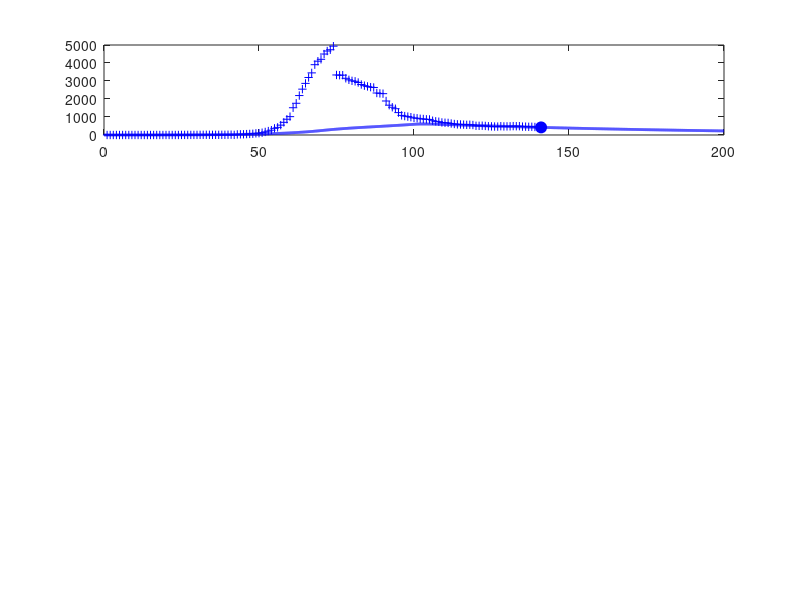

The MATLAB source for this figure: (Note: this script raises an error after producing the figure.)
% svr19AUS.m

% Revised:  2020 04 05

% Mathemtatical model for the spread of the covid19 virus
% Model for GLOBAL spread of virus
% Model for CHINA spread of virus: download svr19CHINA.m
% Data from https://www.worldometers.info/coronavirus/
% Date file:  covid19.mat  variable covid19
% Model specified by the variables in the INPUT SECTION of the Script

% DOING PHYSICS WITH MATLAB: 
%   https://d-arora.github.io/Doing-Physics-With-Matlab/
% Documentation
%   http://www.physics.usyd.edu.au/teach_res/mp/doc/sird19E.htm
% Download Scripts
%   http://www.physics.usyd.edu.au/teach_res/mp/mscripts/

% Ian Cooper
% email: matlabvisualphysics@gmail.com
% Matlab 2019b

% Populations: Data d / Model
% Susceptible individuals:  Sd  S
% Active infections (currently infected);  Id  I
% Recovered:  Rd  R
% Dead:  Dd  D

close all
clear
clc

global Imax Rmax Dmax ITmax Smax

load('covid19.mat')

% DATA: variable covid19
% Col 1: World   Id   Currently Infected Cases
% Col 2: World   Rd   Recovered
% Col 3: World   Dd   Deaths

% Data for China with Script svr19CHINA.m
% Col 4: China    Total infected cases
% Col 5: China    Currently Infected Cases
% Col 6: China    Deaths
% Col 7: USA      Total infected cases
% Col 8: USA      Currently infected cases
% Col 9: USA      Deaths
% Col 10: AUST    Total infected cases
% Col 11: AUST    Currently infected cases
% Col 12: AUST    Deaths
% Col 13: INDIA   Total infected cases
% Col 14: INDIA   Currently infected cases
% Col 15: INDIA   Deaths


% Model: number of time steps 
  num = 5000;

% *********************************************************************  
% INPUTS: Model Parameters
% ********************************************************************* 

% Maximum number of days for model   [200]
  tMax = 200;
% Initial number of infections   [0.004] 
  I = zeros(num,1);
  I(1) = 0.004;
% Adjustible model parameters  
% S --> I  [0.38] 
  a = 0.1;
% I --> R  [0.036]
  b = 0.01;
% I --> D  [0.0025]
  d = 0.0006;

% See SETUP for input of surge factors

% *********************************************************************  
% SETUP
% ********************************************************************* 
  
% DATA: Id Rd Dd / Number of data days for COVID19  
  Ndays  = find(covid19 == 0,1) - 1;  
  Idtot  = covid19(1:Ndays,10);
  Id     = covid19(1:Ndays,11);
  Dd     = covid19(1:Ndays,12);

% Model: S  D  R  
  S = zeros(num,1);
  D = zeros(num,1);
  R = zeros(num,1);
  
% Model: Initial values for populations
  S(1) = 1;
  D(1) = 0;
  R(1) = 0;   
  
% TIME [days]
  t = linspace(0,tMax,num)';
  dt = t(2) - t(1);

  
% SURGE FACTORS
  s = zeros(num,1);
  for n = 1:num-1
    if t(n) > 30; s(n) = 0.08; end
    if t(n) > 70; s(n) = 0.03; end
    if t(n) > 100; s(n) = 0.0; end
  end

   
% *********************************************************************  
% MODEL: Time Evolution
% ********************************************************************* 
 
for n = 1:num-1
  dS = -a*S(n)*I(n)*dt;
  dI = -dS;
  I(n+1) = I(n) + dI;
  dR = b*I(n)*dt;
  dD = d*I(n)*dt;
  surge = s(n)*I(n)*dt;
  R(n+1) = R(n)+ dR;
  D(n+1) = D(n) + dD;
  S(n+1) = S(n) + dS + surge;
  I(n+1) = I(n+1) - dR - dD;
end

% Scaling I, R and D values at day specified by t_index 
%   I(27) = Id(27)
  t_index = Ndays;
  index = find(t > t_index,1);
  f = Id(t_index)./ I(index);

% Scale populations
  I = f.*I;
  R = f.*R;
  D = f*D;
  
  Imax = max(I);
  Rmax = max(R);
  Dmax = max(D);
  Smax = max(S);
  
% Model: total population that has been infected;  
  Itot = I + R + D;
  ITmax = max(Itot);
  
% Data
  Rd = Idtot - Id - Dd;
  Idmax = max(Id);
  Rdmax = max(Rd);
  Ddmax = max(Dd);
  ITdmax = max(Idtot);
  
% Percentages: model
  pI = 100*I(end) / Itot(end);
  pR = 100*R(end) / Itot(end);
  pD = 100*D(end) / Itot(end);
  
% Percentages: Data
  pId = 100*Id(end) / Idtot(end);
  pRd = 100*Rd(end) / Idtot(end);
  pDd = 100*Dd(end) / Idtot(end);

  
  
% *********************************************************************  
% GRAPHICS
% ********************************************************************* 

figure(1)
  set(gcf,'units','normalized');
  set(gcf,'position',[0.02 0.05 0.3 0.75]);
  set(gcf,'color','w');

subplot(4,1,1)  % INFECTIONS
    xP = 1: Ndays;
    yP = Id;
    plot(xP,yP,'b+')   
    hold on
    
    xP = t_index; yP = Id(t_index);
    plot(xP,yP,'bo','markerfacecolor','b','markersize',8)
    
    xP = t; yP = I;
    plot(xP,yP,'b','linewidth',2)

    plotMonths(1)
       
    grid on
    title('Active Infections  I')
    ylabel('I','FontName','Times New Roman')  
    set(gca,'fontsize',12)
  
    
subplot(4,1,2)   % RECOVERIES
    xP = 1: Ndays;
    yP = Rd; 
    plot(xP,yP,'k+')
    hold on
 
    xP = t_index; yP = Rd(t_index);
    plot(xP,yP,'ko','markerfacecolor','k','markersize',8)
    
    xP = t; yP = R;
    plot(xP,yP,'k','linewidth',2)
    
    plotMonths(2)    
    
    grid on
    ylabel('R')
    title('Recoveries  R')
    set(gca,'fontsize',12)
   
 subplot(4,1,3)    % DEATHS
    xP = 1: Ndays;
    yP = Dd; 
    plot(xP,yP,'r+')
    hold on
 
    xP = t_index; yP = Dd(t_index);
    plot(xP,yP,'ro','markerfacecolor','r','markersize',8)
    
    xP = t; yP = D;
    plot(xP,yP,'r','linewidth',2)
    
    plotMonths(3)
    grid on
    
    ylabel('D')
    title('Deaths  D')
    set(gca,'fontsize',12)   
    
 subplot(4,1,4)   % Total infections
 
    th = 5;
    k = log(2)/th;
    v0 = 177400/exp(k*60);
    v = v0.*exp(k*(t-35));
   % v(v > ITmax) = ITmax;
    
    xP = t(1:2500);
    yP = v(1:2500);
    plot(xP,yP,'r','linewidth',1.2)
    ylim([0 1.2*ITmax])
    hold on
 
    xP = 1: Ndays;
    yP = Idtot; 
    plot(xP,yP,'b+')
    hold on
    xP = t; yP = Itot;
    plot(xP,yP,'b','linewidth',2)
    
    plotMonths(4)
    
    grid on
    xlabel('days elapsed')
    ylabel('I_{tot}','FontName','Times New Roman')
    title('Total Infections I_{tot}');
    set(gca,'fontsize',12) 
    

figure(2)
   set(gcf,'units','normalized');
   set(gcf,'position',[0.60 0.05 0.25 0.25]);
   set(gcf,'color','w');

   fig = figure(2);
   left_color = [0 0 0];
   right_color = [1 0 1];
   set(fig,'defaultAxesColorOrder',[left_color; right_color]);
   
    hold on
    plotMonths(5)   
        
    hold on
    yyaxis left
    xP = t; yP = S;
    plot(xP,yP,'k','linewidth',2)
    grid on
    xlabel('days elapsed')
    ylabel('Susceptible population  S') 
      
    yyaxis right
    xP = t; yP = s;
    plot(xP,yP,'m','linewidth',1)
    grid on
    ylabel('surge factor  s') 
        
    set(gca,'fontsize',12)    
    box on

    
figure(7)
   set(gcf,'units','normalized');
   set(gcf,'position',[0.33 0.05 0.25 0.35]);
   set(gcf,'color','w');

   xlim([0 120])
   ylim([0 250])
   hh = 250; dh = -25;
   
   txt = 'Start date:  22 January 2020';
   Htext = text(0,hh,txt,'fontsize',12);
   set(Htext,'color','k')
   
   hh = hh+dh;
   txt = 'Model Parameters';
   text(0,hh,txt,'fontsize',12)
   
   hh = hh+dh;
   txt = sprintf('I(0) = %3.0f   a = %2.3f   b = %2.3f   d = %2.3f', ...
       I(1),a,b,d);
   text(0,hh,txt,'fontsize',12)
      
   hh = hh+2*dh; 
   txt = 'DATA';
   text(0,hh,txt,'fontsize',12)
   
    z = datenum([2020 1 22]);
    z = z + Ndays-1;
    z = datetime(z,'ConvertFrom','datenum');
    z.Format = 'dd-MMM-yyyy';
    txt = cellstr(z) ; 
    text(20,hh,txt,'fontsize',12)
    
   hh = hh+dh;
   z1 = Id(end); z2 = Rd(end); z3 = Dd(end); z4 = z1+z2+z3;  
   txt = sprintf('I = %5.0f    R = %5.0f    D = %5.0f    I_{tot} = %5.0f', z1,z2,z3,z4);
   text(6,hh,txt,'fontsize',12)
   
    % Recoveries and Deaths
    pR = 100*Rd(end)/(Rd(end)+Dd(end));
    pD = 100*Dd(end)/(Rd(end)+Dd(end));
    hh = hh+dh;
    txt = sprintf('percent: Active = %2.1f  Recoveries = %2.1f    Deaths = %2.1f   ',pId,pRd,pDd);
    text(2,hh,txt,'fontsize',12)  
   
   hh = hh+2*dh; 
   txt = 'MODEL PREDICTIONS';
   text(0,hh,txt,'fontsize',12)
   
    z = datenum([2020 1 22]);
    z = z + tMax;
    z = datetime(z,'ConvertFrom','datenum');
    z.Format = 'dd-MMM-yyyy';
    txt = cellstr(z) ; 
    text(60,hh,txt,'fontsize',12)
   
   hh = hh+dh;
    z1 = I(end); z2 = R(end); z3 = D(end); z4 = z1+z2+z3;  
    txt = sprintf('I = %5.0f    R = %5.0f    D = %5.0f    I_{tot} = %5.0f', z1,z2,z3,z4);
    text(6,hh,txt,'fontsize',12)

   hh = hh+dh;
    txt = 'Peak';
    text(10,hh,txt,'fontsize',12)
    z = find(I == Imax,1);
    z = t(z) + datenum([2020 1 22]);
    z = datetime(z,'ConvertFrom','datenum');
    z.Format = 'dd-MMM-yyyy';
    txt = cellstr(z) ; 
    text(30,hh,txt,'fontsize',12)
   
    txt = sprintf('I_{peak} = %5.0f',Imax);
    text(70,hh,txt,'fontsize',12)
   
    hh = hh+dh;
    txt = sprintf('percent: Active = %2.1f  Recoveries = %2.1f    Deaths = %2.1f   ',pI,pR,pD);
    text(2,hh,txt,'fontsize',12)   
       
    axis off    
   
   
   
   function  pM = plotMonths(z)
     global Imax Rmax Dmax ITmax Smax
     
     % Months
       m1 = [2020 01 22];    % day zero
       m2 = [2020 02  1];    % Feb
       m3 = [2020 03  1];    % Mar
       m4 = [2020 04  1];    % Apr
       m5 = [2020 05  1];    % May
       m6 = [2020 06  1];    % Jun
       m7 = [2020 07  1];    % Jul
       m8 = [2020 08  1];    % Aug
   
      tm(1) = datenum(m1);
      tm(2) = datenum(m2) - tm(1);
      tm(3) = datenum(m3) - tm(1);
      tm(4) = datenum(m4) - tm(1);
      tm(5) = datenum(m5) - tm(1);
      tm(6) = datenum(m6) - tm(1);
      tm(7) = datenum(m7) - tm(1);
      tm(8) = datenum(m8) - tm(1);
   
      if z == 1; yMax = Imax;  end
      if z == 2; yMax = Rmax;  end
      if z == 3; yMax = Dmax;  end
      if z == 4; yMax = ITmax; end
      if z == 5; yMax = Smax; end
      
      for n = 2:8
        plot([tm(n), tm(n)], [0, yMax],'color', [0.5 0.5 0.5],'linewidth',1);
      end
      
      ys = 0.8;
      text(22, ys*yMax,'F')
      text(52, ys*yMax,'M')
      text(82, ys*yMax,'A')
      text(112,ys*yMax,'M')
      text(142,ys*yMax,'J')
      text(172,ys*yMax,'J')
      
   end
